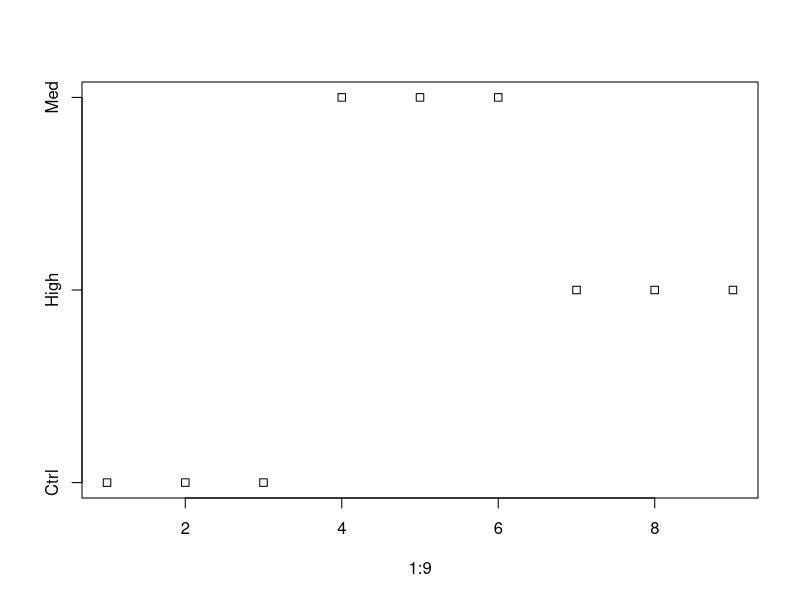

Here is the R script that generated this plot:
#Matrix multiplication, finding inverses of matrices
(M <- matrix(1:4, ncol=2, byrow=T))
(Minv <- solve(M))
M %*% Minv
Minv %*% M

#Factors
(Treatment <- factor(rep(c("Ctrl","Med","High"), each=3)))
stripchart(1:9~Treatment)

#Dependent iterations
gens <- 10
output <- numeric(gens + 1)
output[1] <- 25
##the three commands above create a vector of 11 elements to represent the number of individuals. It starts with 25 individuals and the for loop below will fill in the remaining steps. 
for (t in 1:gens) output[t+1] <- output[t] + round(rnorm(n=1, mean=0, sd=2),0)
output
##round() takes as input the (vector of) integer(s), the number of decimal places

